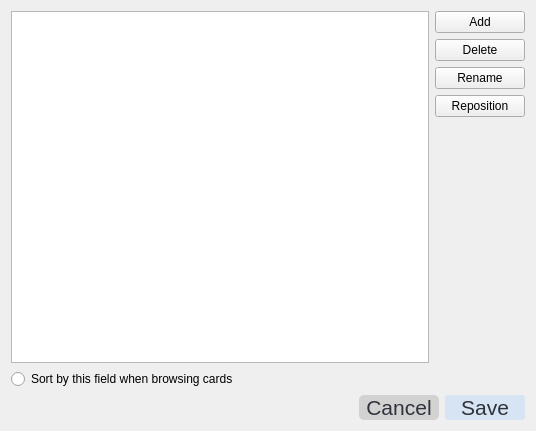
<?xml version="1.0" encoding="UTF-8"?>
<ui version="4.0">
 <class>Form</class>
 <widget class="QWidget" name="Form">
  <property name="geometry">
   <rect>
    <x>0</x>
    <y>0</y>
    <width>536</width>
    <height>431</height>
   </rect>
  </property>
  <property name="windowTitle">
   <string>Form</string>
  </property>
  <layout class="QVBoxLayout" name="verticalLayout">
   <item>
    <layout class="QHBoxLayout" name="horizontalLayout_2">
     <item>
      <widget class="QListView" name="fieldslist">
       <property name="editTriggers">
        <set>QAbstractItemView::NoEditTriggers</set>
       </property>
      </widget>
     </item>
     <item>
      <layout class="QVBoxLayout" name="verticalLayout_2">
       <item>
        <widget class="QPushButton" name="addbutton">
         <property name="sizePolicy">
          <sizepolicy hsizetype="Minimum" vsizetype="Fixed">
           <horstretch>0</horstretch>
           <verstretch>0</verstretch>
          </sizepolicy>
         </property>
         <property name="minimumSize">
          <size>
           <width>90</width>
           <height>0</height>
          </size>
         </property>
         <property name="text">
          <string>Add</string>
         </property>
        </widget>
       </item>
       <item>
        <widget class="QPushButton" name="deletebutton">
         <property name="sizePolicy">
          <sizepolicy hsizetype="Minimum" vsizetype="Fixed">
           <horstretch>0</horstretch>
           <verstretch>0</verstretch>
          </sizepolicy>
         </property>
         <property name="minimumSize">
          <size>
           <width>90</width>
           <height>0</height>
          </size>
         </property>
         <property name="text">
          <string>Delete</string>
         </property>
        </widget>
       </item>
       <item>
        <widget class="QPushButton" name="renamebutton">
         <property name="sizePolicy">
          <sizepolicy hsizetype="Minimum" vsizetype="Fixed">
           <horstretch>0</horstretch>
           <verstretch>0</verstretch>
          </sizepolicy>
         </property>
         <property name="minimumSize">
          <size>
           <width>90</width>
           <height>0</height>
          </size>
         </property>
         <property name="text">
          <string>Rename</string>
         </property>
        </widget>
       </item>
       <item>
        <widget class="QPushButton" name="reposbutton">
         <property name="sizePolicy">
          <sizepolicy hsizetype="Minimum" vsizetype="Fixed">
           <horstretch>0</horstretch>
           <verstretch>0</verstretch>
          </sizepolicy>
         </property>
         <property name="minimumSize">
          <size>
           <width>90</width>
           <height>0</height>
          </size>
         </property>
         <property name="text">
          <string>Reposition</string>
         </property>
        </widget>
       </item>
       <item>
        <spacer name="verticalSpacer">
         <property name="orientation">
          <enum>Qt::Vertical</enum>
         </property>
         <property name="sizeHint" stdset="0">
          <size>
           <width>20</width>
           <height>40</height>
          </size>
         </property>
        </spacer>
       </item>
      </layout>
     </item>
    </layout>
   </item>
   <item>
    <widget class="QRadioButton" name="sortfieldradio">
     <property name="text">
      <string>Sort by this field when browsing cards</string>
     </property>
    </widget>
   </item>
   <item>
    <layout class="QHBoxLayout" name="horizontalLayout">
     <item>
      <spacer name="horizontalSpacer">
       <property name="orientation">
        <enum>Qt::Horizontal</enum>
       </property>
       <property name="sizeHint" stdset="0">
        <size>
         <width>40</width>
         <height>20</height>
        </size>
       </property>
      </spacer>
     </item>
     <item>
      <widget class="QPushButton" name="cancelbutton">
       <property name="sizePolicy">
        <sizepolicy hsizetype="Minimum" vsizetype="Minimum">
         <horstretch>0</horstretch>
         <verstretch>0</verstretch>
        </sizepolicy>
       </property>
       <property name="minimumSize">
        <size>
         <width>80</width>
         <height>20</height>
        </size>
       </property>
       <property name="styleSheet">
        <string notr="true">border-radius:5px;background-color:rgb(210, 210, 210);
font: 16pt;color:rgb(47, 50, 58);</string>
       </property>
       <property name="text">
        <string>Cancel</string>
       </property>
      </widget>
     </item>
     <item>
      <widget class="QPushButton" name="savebutton">
       <property name="sizePolicy">
        <sizepolicy hsizetype="Minimum" vsizetype="Minimum">
         <horstretch>0</horstretch>
         <verstretch>0</verstretch>
        </sizepolicy>
       </property>
       <property name="minimumSize">
        <size>
         <width>80</width>
         <height>20</height>
        </size>
       </property>
       <property name="styleSheet">
        <string notr="true">border-radius:3px;background-color:rgb(214, 228, 243);
font: 16pt;color:rgb(47, 50, 58)</string>
       </property>
       <property name="text">
        <string>Save</string>
       </property>
      </widget>
     </item>
    </layout>
   </item>
  </layout>
 </widget>
 <resources/>
 <connections/>
</ui>
